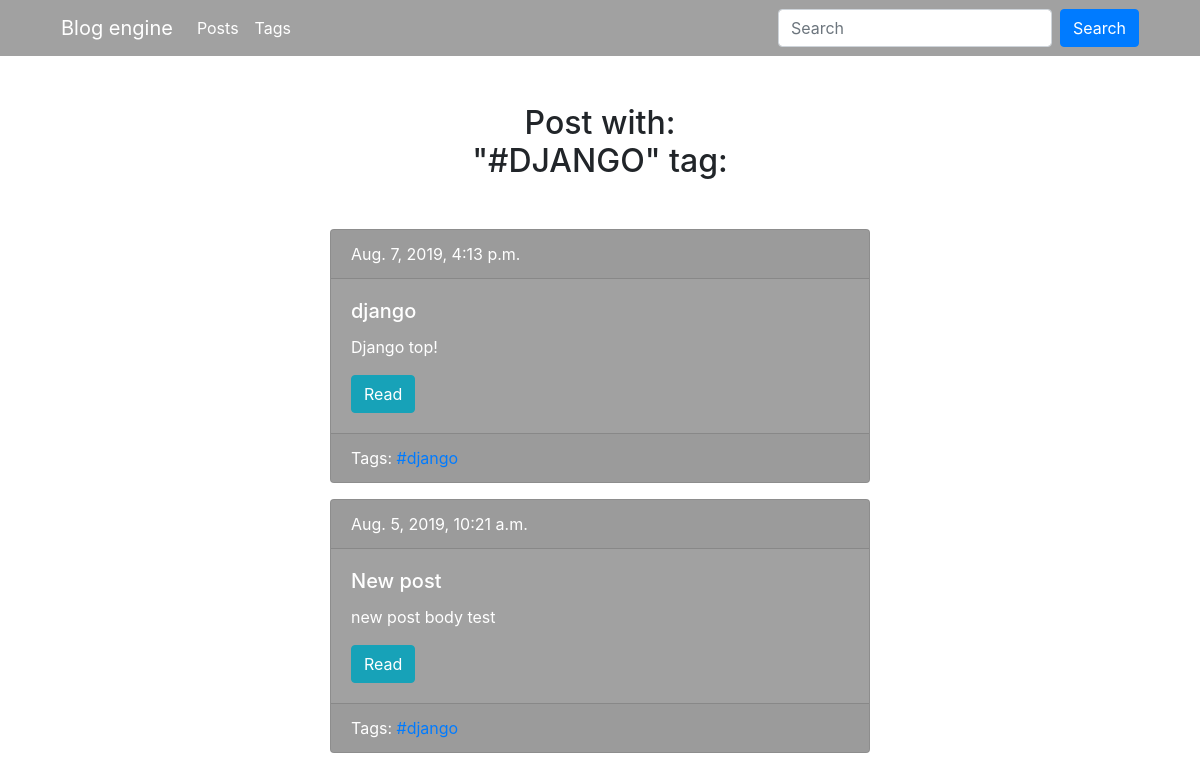
Screenshot of /blog/tag/django/ with the database file from the repository.
### blog/models.py (models this page shows, shortened)
class Tag(models.Model):
    title = models.CharField(max_length=50)
    slug = models.SlugField(max_length=50, unique=True)
    def get_absolute_url(self):
        return reverse('tag_detail_url', kwargs={'slug': self.slug})
    class Meta:
        ordering = ('title',)

class Post(models.Model):
    title = models.CharField(max_length=150, db_index=True)
    slug = models.SlugField(max_length=150, blank=True, unique=True)
    body = models.TextField(blank=True, db_index=True)
    tags = models.ManyToManyField('Tag', blank=True, related_name='posts')
    date_pub = models.DateTimeField(auto_now_add=True)
    def get_absolute_url(self):
        return reverse('post_detail_url', kwargs={'slug': self.slug})
    class Meta:
        ordering = ('-date_pub',)

### blog/views.py (the view)
# urls.py: path('tag/<str:slug>/', TagDetail.as_view(), name='tag_detail_url'),
class TagDetail(ObjectDetailMixin, View):
    model = Tag
    template = 'blog/tag_detail.html'

### blog/utils.py (called while the page is built)
    def get(self, request, slug):
        obj = get_object_or_404(self.model, slug__iexact=slug)
        return render(request, self.template,
                      context={self.model.__name__.lower(): obj, 'admin_object': obj, 'detail': True})

### blog/templates/blog/tag_detail.html (shortened to what this page needs)
{% extends 'blog/base_blog.html' %}
{% block content %}
    <div class="col-lg-6">
        <h2 class="mb-5 text-center">Post with:<br>"#{{ tag.title|upper }}" tag:</h2>
        {% for post in tag.posts.all %}
            {% include 'blog/includes/post_card_template.html' %}
        {% endfor %}
    </div>
{% endblock %}

### blog/templates/blog/includes/post_card_template.html
<div class="card text-white  mb-3" style="background-color: #A1A1A1;">
    <div class="card-header">
        {{ post.date_pub }}
    </div>
    <div class="card-body">
        <h5 class="card-title">{{ post.title }}</h5>
        <p class="card-text">{{ post.body|truncatewords:15 }}</p>
        <a href="{{ post.get_absolute_url }}" class="btn btn-info">Read</a>
    </div>
    <div class="card-footer text-white ">
        Tags:
        {% for tag in post.tags.all %}
            <a href="{{ tag.get_absolute_url }}">#{{ tag.title }} </a>
        {% endfor %}
    </div>
</div>

### rows the page displays
Tag: title "DJANGO", title "django"
Post: date_pub "Aug. 7, 2019, 4:13 p.m.", title "django", body "Django top!"
Post: date_pub "Aug. 5, 2019, 10:21 a.m.", title "New post", body "new post body test"
